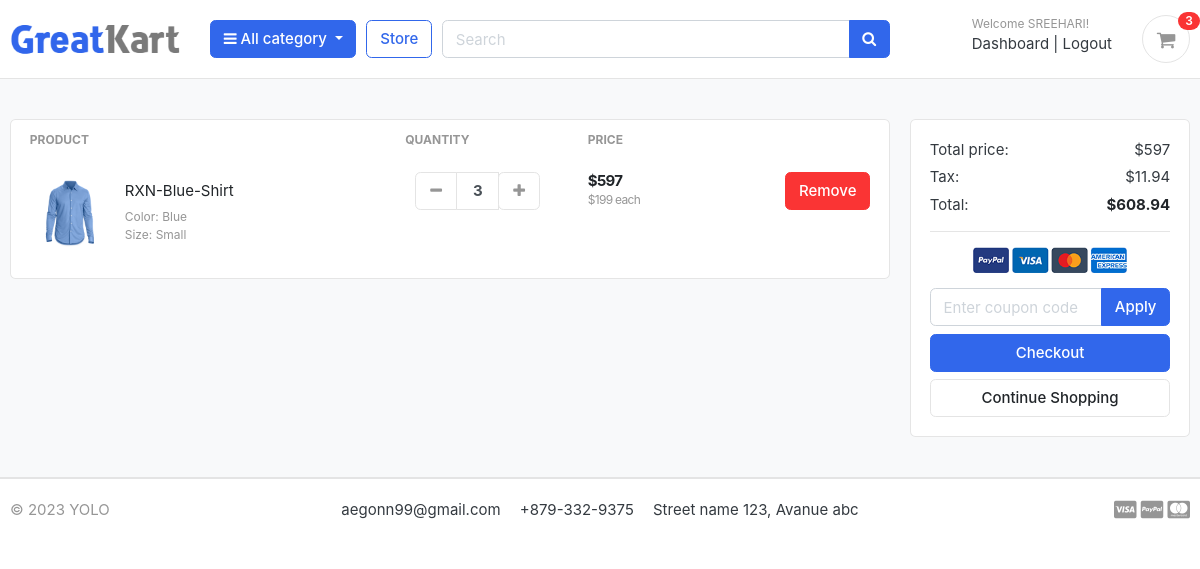
The page /cart/ (signed in) on the database its author committed.
### accounts/models.py (models this page shows, shortened)
class Account(AbstractBaseUser):
    first_name = models.CharField(max_length=50)
    last_name = models.CharField(max_length=50)
    username = models.CharField(max_length=50, unique=True)
    email = models.EmailField(max_length=100, unique=True)
    phone_number = models.CharField(max_length=50)
    date_joined = models.DateTimeField(auto_now_add=True)
    last_login = models.DateTimeField(auto_now_add=True)
    is_admin = models.BooleanField(default=False)
    is_staff = models.BooleanField(default=False)
    is_active = models.BooleanField(default=False)
    is_superadmin = models.BooleanField(default=False)
    USERNAME_FIELD = 'email'
    REQUIRED_FIELDS = ['username', 'first_name', 'last_name']
    objects = MyAccountManager()

### carts/models.py (models this page shows, shortened)
class CartItem(models.Model):
    user = models.ForeignKey(Account, on_delete=models.CASCADE, null=True)
    product = models.ForeignKey(Product, on_delete=models.CASCADE)
    variations = models.ManyToManyField(Variation, blank=True)
    cart = models.ForeignKey(Cart, on_delete=models.CASCADE, null=True)
    quantity = models.IntegerField()
    is_active = models.BooleanField(default=True)
    def sub_total(self):
        return self.product.price*self.quantity

### store/models.py (models this page shows, shortened)
class Product(models.Model):
    product_name = models.CharField(max_length=200, unique=True)
    slug = models.SlugField(max_length=200, unique=True)
    description = models.TextField(max_length=500, blank=True)
    price = models.IntegerField()
    images = models.ImageField(upload_to='photos/products')
    stock = models.IntegerField()
    is_available = models.BooleanField()
    category = models.ForeignKey(Category, on_delete=models.CASCADE)
    created_date = models.DateTimeField(auto_now_add=True)
    modified_date = models.DateTimeField(auto_now_add=True)
    def get_url(self):
        return reverse('product_detail',args=[self.category.slug,self.slug])

class Variation(models.Model):
    variation_category_choice=(
        ('color','color'),
        ('size','size'),
    )
    product=models.ForeignKey(Product,on_delete=models.CASCADE)
    variation_category= models.CharField(max_length=100,choices=variation_category_choice)
    variation_value = models.CharField(max_length=100)
    is_active = models.BooleanField(default=True)
    created_date=models.DateTimeField(auto_now=True)
    objects=VariationManager()

### carts/views.py (the view, shortened to what this page needs)
# urls.py: path('cart/', include('carts.urls')),
def cart(request,total=0, quantity =0 , cart_items=None):
    coupon_obj=None
    try:
        tax=0
        grand_total=0
        if request.user.is_authenticated:
            cart_items=CartItem.objects.filter(user=request.user,is_active=True)
        else:
            cart= Cart.objects.get(cart_id=_cart_id(request))
            cart_items=CartItem.objects.filter(cart=cart,is_active=True)
        for cart_item in cart_items:
            product = Product.objects.get(pk = cart_item.product.id)
            if product.stock<cart_item.quantity:
                cart_item.delete()
                return redirect('cart')
            else:
                total+=(cart_item.product.price * cart_item.quantity)
                quantity+= cart_item.quantity
        tax = (0.02)*(total)
        grand_total=total+tax
    except ObjectDoesNotExist:
        pass
    context={
        'total':total,
        'quantity':quantity,
        'cart_items':cart_items,
        'tax':tax,
        'coupon_obj':coupon_obj,
        'grand_total':grand_total,
    }
    return render(request,'store/cart.html',context)

### carts/context_processors.py (called while the page is built)
def counter(request):
    cart_count = 0
    if 'admin' in request.path:
        return {}
    else:
        try:
            cart = Cart.objects.filter(cart_id=_cart_id(request))
            if request.user.is_authenticated:
                cart_items = CartItem.objects.all().filter(user=request.user)
            else:
                cart_items = CartItem.objects.all().filter(cart=cart[:1])
            for cart_item in cart_items:
                cart_count += cart_item.quantity
        except Cart.DoesNotExist:
            cart_count = 0
    return dict(cart_count=cart_count)

### carts/views.py (called while the page is built)
def _cart_id(request):
    cart=request.session.session_key
    if not cart:
        cart = request.session.create()
    return cart

### category/context_processors.py (called while the page is built)
def menu_links(request):
    links = Category.objects.all()
    return dict(links=links)

### category/models.py (called while the page is built)
    def get_url(self):
            return reverse('products_by_category',args=[self.slug])

### templates/store/cart.html (shortened to what this page needs)
{% extends "base.html" %} {% load static %} {% block content %}
<section class="section-content padding-y bg">
  <div class="container">
    {% if not cart_items %}
    <h2 class="text-center">Your Shopping Cart is Empty</h2>
    <br>
    <div class="text-center">
      <a href="{% url 'store' %}" class="btn btn-primary">Continue Shopping</a>
    </div>
    {% else %}
    <div class="row">
      <aside class="col-lg-9">
        <div class="card">
          <table class="table table-borderless table-shopping-cart">
            <thead class="text-muted">
              <tr class="small text-uppercase">
                <th scope="col">Product</th>
                <th scope="col" width="120">Quantity</th>
                <th scope="col" width="120">Price</th>
                <th scope="col" class="text-right" width="200"></th>
              </tr>
            </thead>
            <tbody>
              {% for cart_item in cart_items %}
              <tr>
                <td>
                  <figure class="itemside align-items-center">
                    <div class="aside">
                      <img src="{{cart_item.product.images.url}}" class="img-sm" />
                    </div>
                    <figcaption class="info">
                      <a href="{{ cart_item.product.get_url }} "
                        class="title text-dark">{{cart_item.product.product_name}}</a>
                      <p class="text-muted small">
                        {% if cart_item.variations.all %}
                        {% for item in cart_item.variations.all %}
                        {{item.variation_category|capfirst}}: {{item.variation_value|capfirst}}<br />
                        {% endfor %}
                        {% endif %}
                      </p>
                    </figcaption>
                  </figure>
                </td>
                <td>
                  <div class="col">
                    <div class="input-group input-spinner">
                      <div class="input-group-prepend">
                        <a href="{% url 'remove_cart' cart_item.product.id cart_item.id %}" class="btn btn-light"
                          type="button" id="button-plus">
                          <i class="fa fa-minus"></i>
                        </a>
                      </div>
                      <input type="text" class="form-control" value="{{cart_item.quantity}}" />
                      <div class="input-group-append">
                        <form action="{% url 'add_cart' cart_item.product.id %}" method="POST">
                          <button type="submit" class="btn btn-light" type="button" id="button-minus">
                            <i class="fa fa-plus"></i>
                          </button>
                        </form>
                      </div>
                    </div>
                  </div>
                </td>
                <td>
                  <div class="price-wrap">
                    <var class="price">${{cart_item.sub_total}}</var>
                    <small class="text-muted"> ${{cart_item.product.price}} each </small>
                  </div>
                </td>
                <td class="text-right">
                  <a href="{% url 'remove_cart_item' cart_item.product.id cart_item.id %}"
                    onclick="return confirm('Are you sure you want to delete this item?')" class="btn btn-danger">
                    Remove</a>
                </td>
              </tr>
              {% endfor %}
            </tbody>
          </table>
        </div>
      </aside>
      <aside class="col-lg-3">
        <div class="card">
          <div class="card-body">
            <dl class="dlist-align">
              <dt>Total price:</dt>
              <dd class="text-right">${{total}}</dd>
            </dl>
            <dl class="dlist-align">
              <dt>Tax:</dt>
              <dd class="text-right">${{tax}}</dd>
            </dl>
            <dl class="dlist-align">
              <dt>Total:</dt>
              <dd class="text-right text-dark b"><strong>${{grand_total| floatformat:2}}</strong></dd>
            </dl>
            <hr />
            <p class="text-center mb-3">
              <img src="{% static './images/misc/payments.png'%}" height="26" />
            </p>
          <form method="POST" >
            <div class="input-group">
              <input type="text" name="coupon" class="form-control" placeholder="Enter coupon code">
              <div class="input-group-append">
                <button class="btn btn-primary mb-2" type="submit">
                  <span>Apply</span>
                </button>
              </div>
            </div>
          </form>
            <a href="{% url 'checkout' %}" class="btn btn-primary btn-block">
              Checkout
            </a>
            <a href="{% url 'store' %}" class="btn btn-light btn-block">Continue Shopping</a>
          </div>
        </div>
      </aside>
    </div>
    {% endif %}
  </div>
</section>
{% endblock %}

### templates/includes/navbar.html (shortened to what this page needs)
{% load static %}
<header class="section-header">
  <section class="header-main border-bottom">
    <div class="container">
      <div class="row align-items-center">
        <div class="col-lg-2 col-md-3 col-6">
          <a href="{% url 'home' %}" class="brand-wrap">
            <img class="logo" src="{% static './images/logo.png' %}">
          </a>
        </div>
        <div class="col-lg col-sm col-md col-6 flex-grow-0">
          <div class="category-wrap dropdown d-inline-block float-right">
            <button type="button" class="btn btn-primary dropdown-toggle" data-toggle="dropdown">
              <i class="fa fa-bars"></i> All category
            </button>
          </div>
        </div>
        <a href="{% url 'store' %}" class="btn btn-outline-primary">Store</a>
        <div class="col-lg  col-md-6 col-sm-12 col">
          <form action="{% url 'search' %}" class="search" method='GET'>
            <div class="input-group w-100">
              <input type="text" class="form-control" style="width:60%;" placeholder="Search" name="keyword" required>
              <div class="input-group-append">
                <button class="btn btn-primary" type="submit">
                  <i class="fa fa-search"></i>
                </button>
              </div>
            </div>
          </form>
        </div>
        <div class="col-lg-3 col-sm-6 col-8 order-2 order-lg-3">
          <div class="d-flex justify-content-end mb-3 mb-lg-0">
            {% if user.id is None %}
            <div class="widget-header">
              <small class="title text-muted">Welcome guest!</small>
              <div>
                <a href="{% url 'login' %}">Sign in</a> <span class="dark-transp"> | </span>
                <a href="{% url 'register' %}"> Register</a>
              </div>
            </div>
            {% else %}
            <div class="widget-header">
              <small class="title text-muted">Welcome {{user.first_name}}!</small>
              <div>
                <a href="{% url 'dashboard' %}">Dashboard</a> <span class="dark-transp"> | </span>
                <a href="{% url 'logout' %}"> Logout</a>
              </div>
            </div>
            {% endif %}
            <a href="{% url 'cart' %}" class="widget-header pl-3 ml-3">
              <div class="icon icon-sm rounded-circle border"><i class="fa fa-shopping-cart"></i></div>
              <span class="badge badge-pill badge-danger notify">{{cart_count}}</span>
            </a>
          </div>
        </div>
      </div>
    </div>
  </section>
</header>

### static/css/ui.css (style rules this page uses)
html { font-family: "Inter", sans-serif; font-size: 15px; }
.price-wrap { letter-spacing: -0.7px; }
.icon-xs, .icon-sm, .icon-md, .icon-lg { display: inline-block; text-align: center; flex-shrink: 0; flex-grow: 0; }
.icon-sm { width: 48px; height: 48px; line-height: 48px !important; font-size: 20px; }
.img-xs, .img-sm, .img-md, .img-lg { -o-object-fit: cover; object-fit: cover; flex-shrink: 0; flex-grow: 0; }
.img-sm { width: 80px; height: 80px; }
.padding-y { padding-top: 40px; padding-bottom: 40px; }
var { font-style: normal; }
figure { margin-bottom: 0; }
.bg { background-color: #f8f9fa; }
.b { font-weight: 600; }
p:last-child { margin-bottom: 0; }
.header-main { position: relative; padding-top: 1rem; padding-bottom: 1rem; }
.brand-wrap .logo, .navbar-brand .logo { margin-right: 7px; max-height: 42px; display: inline-block; }
.widget-header { display: inline-block; vertical-align: middle; position: relative; }
.widget-header a { color: #343a40; }
.widget-header i { color: #969696; }
.widget-header .title { display: block; }
.widget-header .notify { position: absolute; top: -3px; right: -10px; }
.btn-light { background-color: #fff; border-color: #e4e4e4; }
.btn-light i { color: #969696; }
.itemside { position: relative; display: flex; width: 100%; }
.itemside .aside { position: relative; flex-shrink: 0; }
.itemside .info { padding-left: 15px; padding-right: 7px; }
.itemside p { margin-bottom: 0; }
.itemside .title { display: block; margin-bottom: 5px; color: #212529; }
[class*=dlist-] { margin-bottom: 5px; }
[class*=dlist-] dd { margin-bottom: 0; }
.dlist-align { display: flex; }
.dlist-align dt { width: 150px; word-wrap: break-word; font-weight: normal; }
.dlist-align dd { flex-grow: 1; }
.notify { position: absolute; top: -4px; right: -10px; display: inline-block; padding: 0.25em 0.6em; font-size: 12px; line-height: 1; text-align: center; border-radius: 3rem; color: #fff; background-color: #fa3434; }
.price { font-weight: 600; color: #212529; }
.input-spinner { width: 125px; flex-wrap: nowrap; display: inline-flex; vertical-align: middle; }
.input-spinner input.form-control { text-align: center; max-width: 46px; font-weight: bold; flex-basis: 46px; border-color: #e4e4e4; flex-grow: 0; }
.input-spinner .btn { width: 42px; text-align: center; padding-left: 0.5rem; padding-right: 0.5rem; }
.table-shopping-cart.table td, .table-shopping-cart.table th { padding-left: 1.25rem; padding-right: 1.25rem; }
.table-shopping-cart .price-wrap { line-height: 1.2; }
.table-shopping-cart .price { font-weight: bold; margin-right: 5px; display: block; }

### rows shown on the page
Account: first_name "SREEHARI"
CartItem: product.images (picture), product.product_name "RXN-Blue-Shirt", quantity "3", sub_total "597", product.price "199"
Variation: variation_category "Color", variation_value "Blue"
Variation: variation_category "Size", variation_value "Small"

### other values the page prints
{{ cart_count }} "3"
{{ total }} "597"
{{ tax }} "11.94"
{{ grand_total| floatformat:2 }} "608.94"
